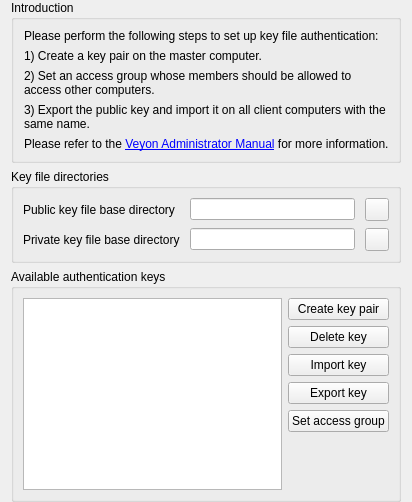
<?xml version="1.0" encoding="UTF-8"?>
<ui version="4.0">
 <class>AuthKeysConfigurationPage</class>
 <widget class="QWidget" name="AuthKeysConfigurationPage">
  <property name="windowTitle">
   <string>Authentication keys</string>
  </property>
  <property name="windowIcon">
   <iconset resource="../../core/resources/core.qrc">
    <normaloff>:/core/application-x-pem-key.png</normaloff>:/core/application-x-pem-key.png</iconset>
  </property>
  <layout class="QVBoxLayout" name="verticalLayout">
   <property name="topMargin">
    <number>0</number>
   </property>
   <property name="bottomMargin">
    <number>0</number>
   </property>
   <item>
    <widget class="QGroupBox" name="groupBox_5">
     <property name="title">
      <string>Introduction</string>
     </property>
     <layout class="QVBoxLayout" name="verticalLayout_3">
      <property name="leftMargin">
       <number>10</number>
      </property>
      <item>
       <widget class="QLabel" name="label_2">
        <property name="text">
         <string>Please perform the following steps to set up key file authentication:</string>
        </property>
        <property name="wordWrap">
         <bool>true</bool>
        </property>
       </widget>
      </item>
      <item>
       <widget class="QLabel" name="label_3">
        <property name="text">
         <string>1) Create a key pair on the master computer.</string>
        </property>
        <property name="wordWrap">
         <bool>true</bool>
        </property>
       </widget>
      </item>
      <item>
       <widget class="QLabel" name="label_4">
        <property name="text">
         <string>2) Set an access group whose members should be allowed to access other computers.</string>
        </property>
        <property name="wordWrap">
         <bool>true</bool>
        </property>
       </widget>
      </item>
      <item>
       <widget class="QLabel" name="label_5">
        <property name="text">
         <string>3) Export the public key and import it on all client computers with the same name.</string>
        </property>
        <property name="wordWrap">
         <bool>true</bool>
        </property>
       </widget>
      </item>
      <item>
       <widget class="QLabel" name="label_6">
        <property name="text">
         <string>Please refer to the &lt;a href=&quot;https://veyon.readthedocs.io/en/latest/admin/index.html&quot;&gt;Veyon Administrator Manual&lt;/a&gt; for more information.</string>
        </property>
        <property name="openExternalLinks">
         <bool>true</bool>
        </property>
       </widget>
      </item>
      <item>
       <spacer name="horizontalSpacer_7">
        <property name="orientation">
         <enum>Qt::Horizontal</enum>
        </property>
        <property name="sizeHint" stdset="0">
         <size>
          <width>0</width>
          <height>0</height>
         </size>
        </property>
       </spacer>
      </item>
     </layout>
    </widget>
   </item>
   <item>
    <widget class="QGroupBox" name="keyFileDirectories">
     <property name="title">
      <string>Key file directories</string>
     </property>
     <layout class="QGridLayout" name="gridLayout_12">
      <property name="verticalSpacing">
       <number>2</number>
      </property>
      <item row="0" column="0" colspan="2">
       <layout class="QGridLayout" name="gridLayout_8">
        <property name="horizontalSpacing">
         <number>10</number>
        </property>
        <property name="verticalSpacing">
         <number>7</number>
        </property>
        <item row="0" column="0">
         <widget class="QLabel" name="label_7">
          <property name="text">
           <string>Public key file base directory</string>
          </property>
         </widget>
        </item>
        <item row="0" column="1">
         <widget class="QLineEdit" name="publicKeyBaseDir"/>
        </item>
        <item row="1" column="0">
         <widget class="QLabel" name="label_8">
          <property name="text">
           <string>Private key file base directory</string>
          </property>
         </widget>
        </item>
        <item row="1" column="1">
         <widget class="QLineEdit" name="privateKeyBaseDir"/>
        </item>
        <item row="0" column="2">
         <widget class="QToolButton" name="openPublicKeyBaseDir">
          <property name="icon">
           <iconset resource="../../core/resources/core.qrc">
            <normaloff>:/core/document-open.png</normaloff>:/core/document-open.png</iconset>
          </property>
         </widget>
        </item>
        <item row="1" column="2">
         <widget class="QToolButton" name="openPrivateKeyBaseDir">
          <property name="icon">
           <iconset resource="../../core/resources/core.qrc">
            <normaloff>:/core/document-open.png</normaloff>:/core/document-open.png</iconset>
          </property>
         </widget>
        </item>
       </layout>
      </item>
     </layout>
    </widget>
   </item>
   <item>
    <widget class="QGroupBox" name="groupBox">
     <property name="title">
      <string>Available authentication keys</string>
     </property>
     <layout class="QHBoxLayout" name="horizontalLayout">
      <item>
       <widget class="QTableView" name="keyTable">
        <property name="toolTip">
         <string>An authentication key pair consist of two coupled cryptographic keys, a private and a public key.
A private key allows users on the master computer to access client computers.
It is important that only authorized users have read access to the private key file.
The public key is used on client computers to authenticate incoming connection request.</string>
        </property>
        <property name="editTriggers">
         <set>QAbstractItemView::NoEditTriggers</set>
        </property>
        <property name="selectionMode">
         <enum>QAbstractItemView::SingleSelection</enum>
        </property>
        <property name="selectionBehavior">
         <enum>QAbstractItemView::SelectRows</enum>
        </property>
        <attribute name="horizontalHeaderStretchLastSection">
         <bool>true</bool>
        </attribute>
        <attribute name="verticalHeaderVisible">
         <bool>false</bool>
        </attribute>
       </widget>
      </item>
      <item>
       <layout class="QVBoxLayout" name="verticalLayout_2">
        <item>
         <widget class="QPushButton" name="createKeyPair">
          <property name="text">
           <string>Create key pair</string>
          </property>
         </widget>
        </item>
        <item>
         <widget class="QPushButton" name="deleteKey">
          <property name="text">
           <string>Delete key</string>
          </property>
         </widget>
        </item>
        <item>
         <widget class="QPushButton" name="importKey">
          <property name="text">
           <string>Import key</string>
          </property>
         </widget>
        </item>
        <item>
         <widget class="QPushButton" name="exportKey">
          <property name="text">
           <string>Export key</string>
          </property>
         </widget>
        </item>
        <item>
         <widget class="QPushButton" name="setAccessGroup">
          <property name="text">
           <string>Set access group</string>
          </property>
         </widget>
        </item>
        <item>
         <spacer name="verticalSpacer_2">
          <property name="orientation">
           <enum>Qt::Vertical</enum>
          </property>
          <property name="sizeHint" stdset="0">
           <size>
            <width>20</width>
            <height>40</height>
           </size>
          </property>
         </spacer>
        </item>
       </layout>
      </item>
     </layout>
    </widget>
   </item>
  </layout>
 </widget>
 <resources>
  <include location="../../core/resources/core.qrc"/>
 </resources>
 <connections/>
</ui>
